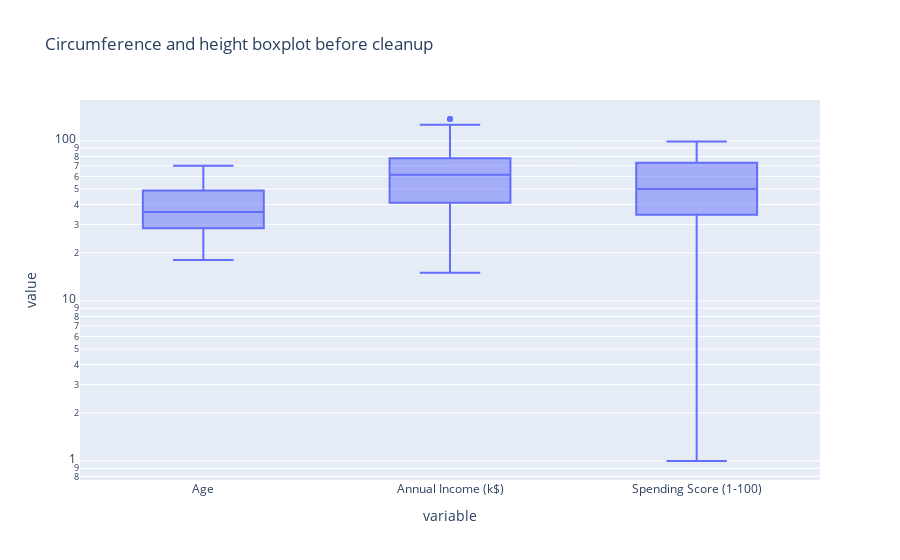

This figure's notebook cell:
### Markdown cell above
## Boxplots

### Code cell
boxplots_after = px.box(data,
                         y=['Age', 'Annual Income (k$)', 'Spending Score (1-100)'],
                         labels={'circonference_cm': 'Circumference in centimeters',
                                 'hauteur_m': 'Height in meters'
                                 },
                         title='Circumference and height boxplot before cleanup',
                         log_y=True)
boxplots_after.show()

### Figure 1 — Plotly figure (JSON) as saved in the notebook; plotly's stock layout.template omitted (floating-point values rounded to 4 significant figures; data arrays with more than 128 entries replaced by an {"elided": "..."} marker saying what was removed)
{"data": [{"alignmentgroup": "True", "hovertemplate": "variable=%{x}<br>value=%{y}<extra></extra>", "legendgroup": "", "marker": {"color": "#636efa"}, "name": "", "notched": false, "offsetgroup": "", "orientation": "v", "showlegend": false, "type": "box", "x": {"elided": "600 str values"}, "x0": " ", "xaxis": "x", "y": {"elided": "600 int values"}, "y0": " ", "yaxis": "y"}], "layout": {"boxmode": "group", "legend": {"tracegroupgap": 0}, "title": {"text": "Circumference and height boxplot before cleanup"}, "xaxis": {"anchor": "y", "domain": [0, 1], "title": {"text": "variable"}}, "yaxis": {"anchor": "x", "domain": [0, 1], "title": {"text": "value"}, "type": "log"}}}
